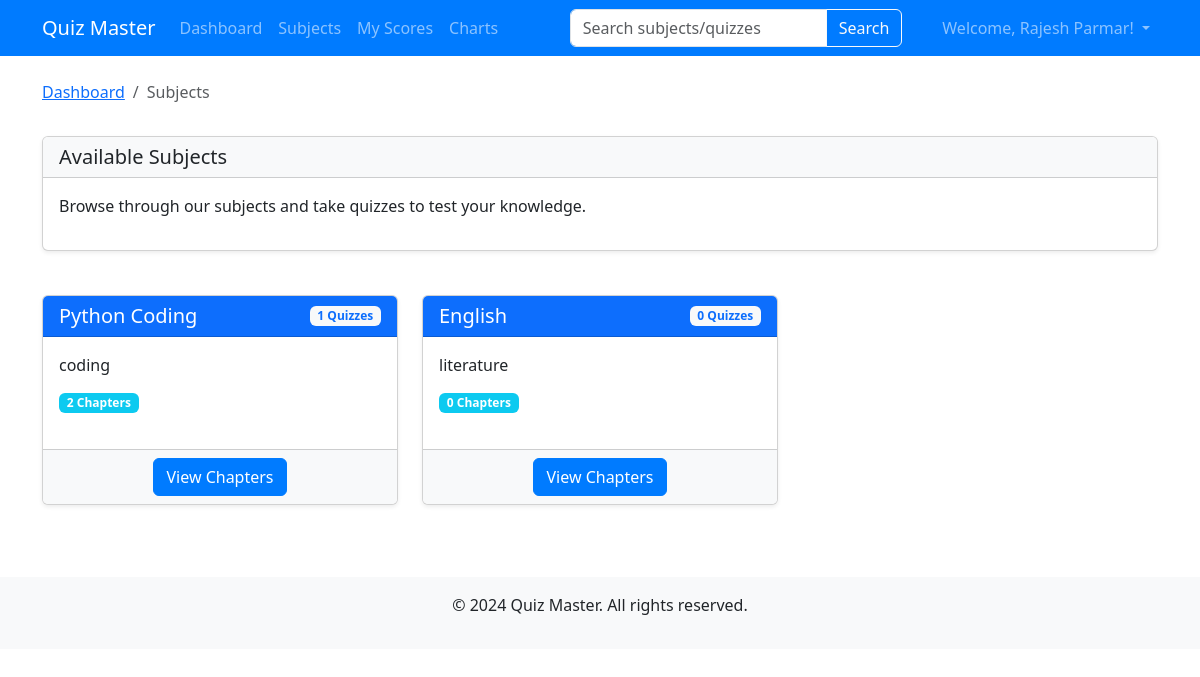
Before: /user/subjects (signed in) with the older database file.
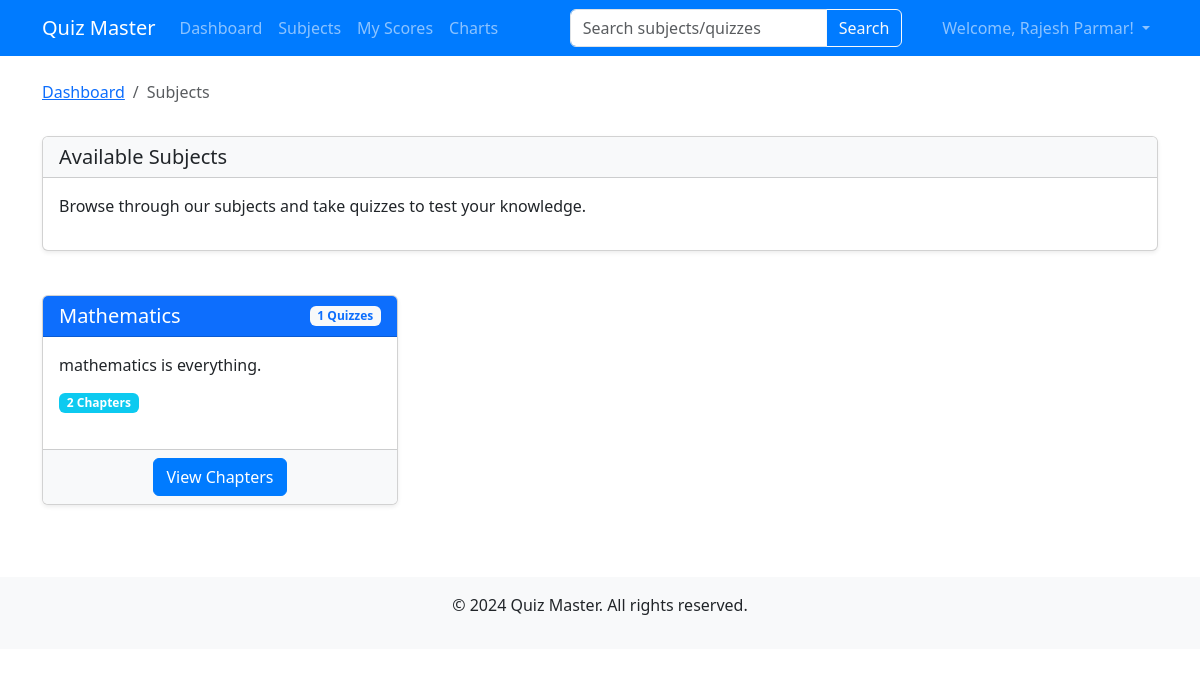
After: the same page with the newer database file.
### models.py (models this page shows, shortened)
class Subject(db.Model):
    id = db.Column(db.Integer, primary_key=True)
    name = db.Column(db.String(100), nullable=False)
    description = db.Column(db.Text, nullable=True)
    chapters = db.relationship('Chapter', backref='subject', lazy=True, cascade="all, delete-orphan")
    def get_total_quizzes(self):
        count = 0
        for chapter in self.chapters:
            count += len(chapter.quizzes)
        return count

### routes/user.py (the view)
@user.route('/subjects')
@login_required
def subjects():
    subjects = Subject.query.all()
    return render_template('user/subjects.html', subjects=subjects)

### app.py (called while the page is built)
@login_manager.user_loader
def load_user(user_id):
    return User.query.get(int(user_id))

### models.py (called while the page is built)
    def get_status(self,user):
        for score in self.scores:
            if score.user_id == user.id:
                return "Taken"
        return "Open"

### routes/user.py (called while the page is built)
@user.before_request
def check_regular_user():
    if not current_user.is_authenticated:
        return redirect(url_for('auth.login'))

### templates/user/subjects.html (shortened to what this page needs)
{% extends 'base.html' %}
{% block content %}
<div class="row mb-3">
    <div class="col-12">
        <nav aria-label="breadcrumb">
            <ol class="breadcrumb">
                <li class="breadcrumb-item"><a href="{{ url_for('user.dashboard') }}">Dashboard</a></li>
                <li class="breadcrumb-item active" aria-current="page">Subjects</li>
            </ol>
        </nav>
    </div>
</div>
<div class="row mb-4">
    <div class="col-12">
        <div class="card shadow-sm">
            <div class="card-header bg-light">
                <h5 class="mb-0">Available Subjects</h5>
            </div>
            <div class="card-body">
                <p>Browse through our subjects and take quizzes to test your knowledge.</p>
            </div>
        </div>
    </div>
</div>
<div class="row">
    {% if subjects %}
        {% for subject in subjects %}
        <div class="col-md-4 mb-4">
            <div class="card h-100 shadow-sm">
                <div class="card-header bg-primary text-white d-flex justify-content-between align-items-center">
                    <h5 class="mb-0">{{ subject.name }}</h5>
                    <span class="badge bg-light text-primary">{{ subject.get_total_quizzes() }} Quizzes</span>
                </div>
                <div class="card-body">
                    <p class="card-text">{{ subject.description }}</p>
                    <div class="d-flex justify-content-between mt-3">
                        <span class="badge bg-info">{{ subject.chapters|length }} Chapters</span>
                        {% set open_quiz_count = 0 %}
                        {% for chapter in subject.chapters %}
                            {% for quiz in chapter.quizzes %}
                                {% if quiz.get_status(current_user) == 'Open' %}
                                    {% set open_quiz_count = open_quiz_count + 1 %}
                                {% endif %}
                            {% endfor %}
                        {% endfor %}
                    </div>
                </div>
                <div class="card-footer bg-light text-center">
                    <a href="{{ url_for('user.view_chapters', subject_id=subject.id) }}" class="btn btn-primary">View Chapters</a>
                </div>
            </div>
        </div>
        {% endfor %}
    {% else %}
    <div class="col-12">
        <div class="alert alert-info">
            <p class="mb-0">No subjects available yet. Please check back later.</p>
        </div>
    </div>
    {% endif %}
</div>
{% endblock %}

Changed rows visible on the page:
removed Subject: name "English", get_total_quizzes "0", description "literature", chapters|length "0"
changed Subject id 1: name "Python Coding" → "Mathematics"; description "coding" → "mathematics is everything."
